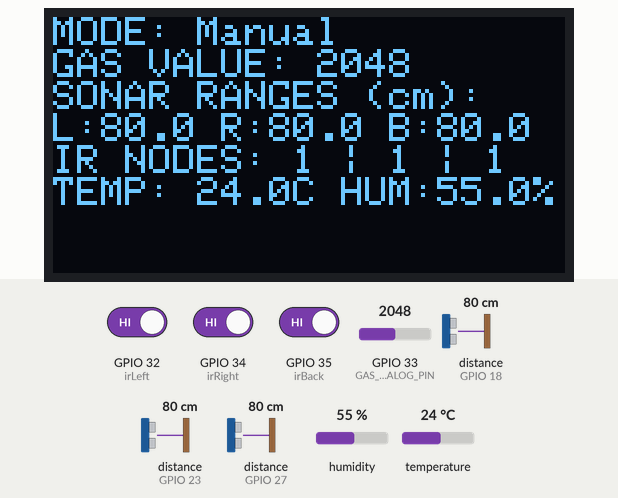
The sketch below on a simulated ESP32. On the bench: 128×64 one-colour display. Wiring (inferred from the names in the program): 3 × ultrasonic range finder: trigger GPIO 5, echo GPIO 18 / trigger GPIO 15, echo GPIO 23 / trigger GPIO 26, echo GPIO 27. The test bench sets the inputs (shaded band); at power-on: distance to the obstacle (sensors on GPIO 18, GPIO 23, GPIO 27) 80 cm, GPIO 32 (irLeft) HIGH, GPIO 33 (GAS_ANALOG_PIN) = 2048, humidity 55 %, GPIO 34 (irRight) HIGH, GPIO 35 (irBack) HIGH, temperature 24 °C. The echo pulse lasts 58.3 µs per cm; what the sketch prints to the serial monitor is not drawn.

Above: at 2.2 s.
2.3 s: distance to the obstacle (sensor on GPIO 18) set to 2 cm
At 3.3 s:
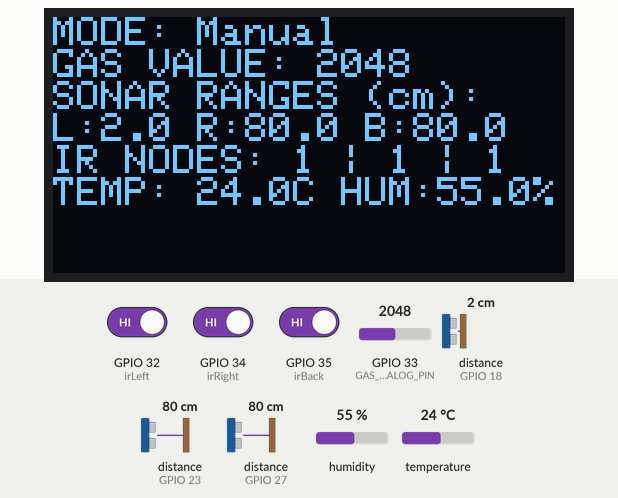
3.8 s: GPIO 32 (irLeft) driven LOW
At 4.6 s:
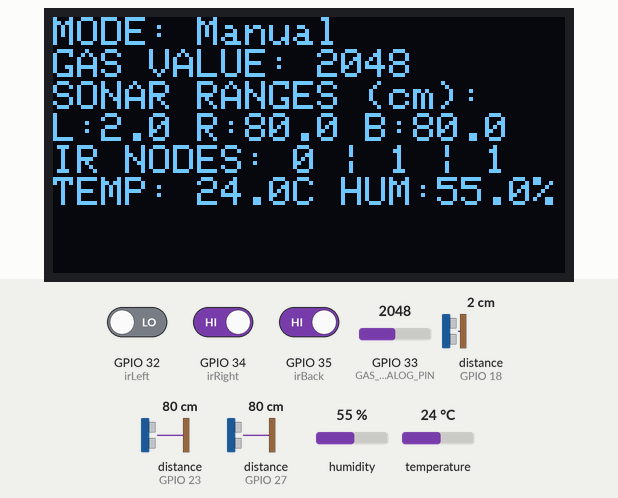
5.3 s: GPIO 33 (GAS_ANALOG_PIN) set to 1050
At 5.8 s:
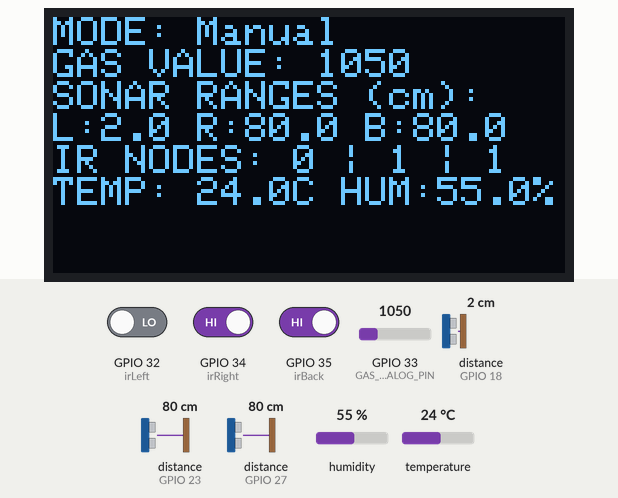
6.8 s: GPIO 33 (GAS_ANALOG_PIN) set to 940
At 8.1 s:
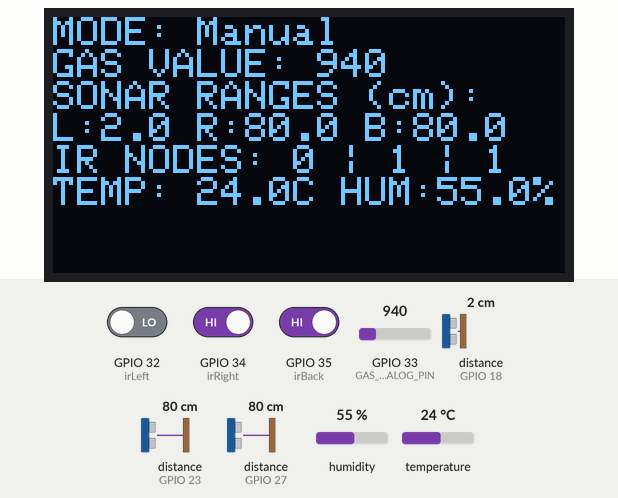
8.4 s: humidity set to 22 %
At 9.9 s:
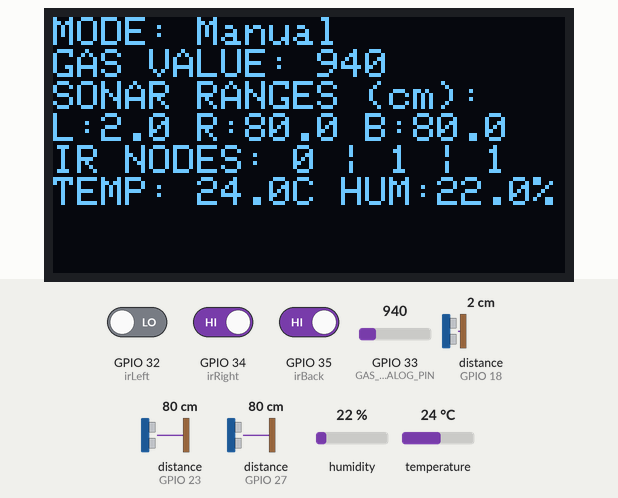
11.0 s: distance to the obstacle (sensor on GPIO 23) set to 2 cm
At 11.4 s:
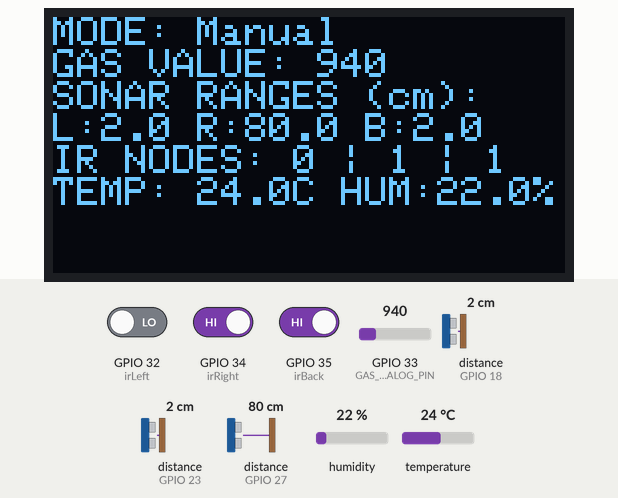
Timing chart, 0 to 13.6 s (numbered marks = the images above; inputs shaded):
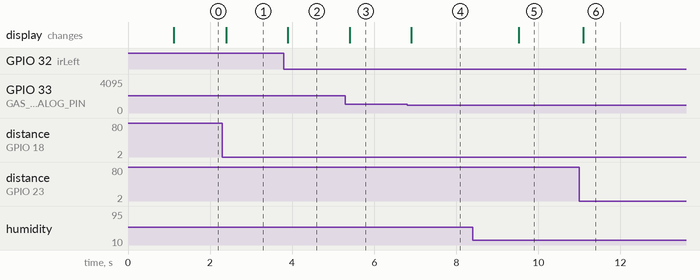

The sketch:

esp32_telemetry.ino
```cpp
#include <ArduinoJson.h>
#include <DHT.h>
#include <Wire.h>
#include <Adafruit_GFX.h>
#include <Adafruit_SSD1306.h>

// --- OLED DISPLAY CONFIGURATION ---
#define SCREEN_WIDTH 128
#define SCREEN_HEIGHT 64
#define OLED_RESET    -1
Adafruit_SSD1306 display(SCREEN_WIDTH, SCREEN_HEIGHT, &Wire, OLED_RESET);

// --- DHT11 CONFIGURATION ---
#define DHTPIN 4
#define DHTTYPE DHT11
DHT dht(DHTPIN, DHTTYPE);

// --- MQ-2 GAS CONFIGURATION ---
#define GAS_ANALOG_PIN 33

// --- ULTRASONIC SONAR CONFIGURATION ---
const int trigLeft  = 5;   const int echoLeft  = 18;
const int trigRight = 26;  const int echoRight = 27;
const int trigBack  = 15;  const int echoBack  = 23;

// --- IR PROXIMITY CONFIGURATION ---
const int irLeft  = 32;
const int irRight = 34;
const int irBack  = 35;

// --- SYSTEM RUNTIME VARIABLES ---
unsigned long lastTelemetryTime = 0;
const unsigned long telemetryInterval = 100;

String systemMode = "Manual";
String navStatus = "SYSTEMS ONLINE";
float currentLat = 23.75610;
float currentLon = 90.42440;
float compassHeading = 59.0;
int batteryPercentage = 100;

void setup() {
  // Primary Serial over USB link connecting to Raspberry Pi
  Serial.begin(115200);

  // Hardware Serial2 initialization to command the Arduino Uno
  // Pin 16 acts as RX2 (from Uno TX), Pin 17 acts as TX2 (to Uno RX)
  Serial2.begin(9600, SERIAL_8N1, 16, 17);

  // Explicitly initialize I2C on pins 21 and 22
  Wire.begin(21, 22);
  Wire.setClock(400000); // Set to fast I2C clock speed for smoother screen rendering

  // Initialize display across alternate standard addresses with dynamic fallback
  if(!display.begin(SSD1306_SWITCHCAPVCC, 0x3C)) {
    Serial.println(F("[WARN]: Failed on 0x3C. Trying alternate 0x3D..."));
    if(!display.begin(SSD1306_SWITCHCAPVCC, 0x3D)) {
      Serial.println(F("[ERROR]: SSD1306 screen allocation failed completely."));
    }
  }

  // Initial Boot Screen Flush
  display.clearDisplay();
  display.setTextSize(1);
  display.setTextColor(SSD1306_WHITE);
  display.setCursor(0,0);
  display.println("=====================");
  display.println("  MISSION FAIL BOT   ");
  display.println("  TELEMETRY ONLINE   ");
  display.println("=====================");
  display.display();
  delay(1000);

  dht.begin();
  pinMode(GAS_ANALOG_PIN, INPUT);

  // Initialize Ultrasonic Pins
  pinMode(trigLeft, OUTPUT);  pinMode(echoLeft, INPUT);
  pinMode(trigRight, OUTPUT); pinMode(echoRight, INPUT);
  pinMode(trigBack, OUTPUT);  pinMode(echoBack, INPUT);

  // Initialize IR Pins
  pinMode(irLeft, INPUT);
  pinMode(irRight, INPUT);
  pinMode(irBack, INPUT);
}

void loop() {
  unsigned long currentTime = millis();

  if (currentTime - lastTelemetryTime >= telemetryInterval) {
    lastTelemetryTime = currentTime;

    // Read Environmental Matrix Values
    float h = dht.readHumidity();
    float t = dht.readTemperature();
    int gasVal = analogRead(GAS_ANALOG_PIN);

    if (isnan(h) || isnan(t)) { h = 0.0; t = 0.0; }

    // Read Sonic Proximity Data
    float distanceLeft  = readUltrasonic(trigLeft, echoLeft);
    float distanceRight = readUltrasonic(trigRight, echoRight);
    float distanceBack  = readUltrasonic(trigBack, echoBack);

    // Read IR Pin Vectors
    int stateIRLeft  = digitalRead(irLeft);
    int stateIRRight = digitalRead(irRight);
    int stateIRBack  = digitalRead(irBack);

    // Alert Status Determination Logic
    if (stateIRLeft == 0 || stateIRRight == 0 || stateIRBack == 0) {
      navStatus = "PROXIMITY CRITICAL: IR collision vector active!";
    } else if (distanceLeft < 30.0 || distanceRight < 30.0 || distanceBack < 30.0) {
      navStatus = "PROXIMITY CRITICAL: Ultrasonic obstacle stop triggered!";
    } else if (gasVal > 900) {
      navStatus = "ALERT: HAZARDOUS GAS THRESHOLD DETECTED";
    } else {
      navStatus = "PATH CLEAR / NOMINAL";
    }

    // Refresh Local Physical OLED Display Readouts
    display.clearDisplay();
    display.setCursor(0,0);
    display.printf("MODE: %s\n", systemMode.c_str());
    display.printf("GAS VALUE: %d\n", gasVal);
    display.println("SONAR RANGES (cm):");
    display.printf("L:%.1f R:%.1f B:%.1f\n", distanceLeft, distanceRight, distanceBack);
    display.printf("IR NODES: %d | %d | %d\n", stateIRLeft, stateIRRight, stateIRBack);
    display.printf("TEMP: %.1fC HUM:%.1f%%\n", t, h);
    display.display();

    // Pack telemetry payload frame configurations to send over USB to Raspberry Pi
    StaticJsonDocument<512> doc;
    doc["mode"] = systemMode;
    doc["status"] = navStatus;
    doc["lat"] = currentLat;
    doc["lon"] = currentLon;
    doc["heading"] = compassHeading;
    doc["battery"] = batteryPercentage;
    doc["temperature"] = t;
    doc["humidity"] = h;
    doc["gas_level"] = gasVal;
    doc["sonar_left"] = distanceLeft;
    doc["sonar_right"] = distanceRight;
    doc["sonar_back"] = distanceBack;
    doc["ir_left"] = stateIRLeft;
    doc["ir_right"] = stateIRRight;
    doc["ir_back"] = stateIRBack;

    serializeJson(doc, Serial);
    Serial.println();
  }

  // Check incoming controller commands from Python application running on the Pi
  if (Serial.available() > 0) {
    String inboundData = Serial.readStringUntil('\n');
    inboundData.trim();

    // Parse commands and push single character bytes out to the Uno via Serial2
    if (inboundData == "FORWARD") {
      systemMode = "Manual";
      Serial2.print('F');
    }
    else if (inboundData == "BACKWARD") {
      systemMode = "Manual";
      Serial2.print('B');
    }
    else if (inboundData == "LEFT") {
      systemMode = "Manual";
      Serial2.print('L');
    }
    else if (inboundData == "RIGHT") {
      systemMode = "Manual";
      Serial2.print('R');
    }
    else if (inboundData == "STOP") {
      systemMode = "Manual";
      Serial2.print('S');
    }
  }
}

float readUltrasonic(int trigPin, int echoPin) {
  // Ensure trigger pin is low and clear beforehand
  digitalWrite(trigPin, LOW);
  delayMicroseconds(4);

  // Issue clean square wave pulse
  digitalWrite(trigPin, HIGH);
  delayMicroseconds(10);
  digitalWrite(trigPin, LOW);

  // Capture echo pulse with a relaxed timeout window (45000us) to handle mixed logic voltage shifts
  long duration = pulseIn(echoPin, HIGH, 45000);

  // Standard out-of-range limit catch
  if (duration == 0 || duration > 40000) return 400.0;

  // Calculate distance in centimeters
  return (duration * 0.0343) / 2.0;
}
```

Measured:
- after the input at 2.3 s, the display: changes after 0.09 s (image 1)
- after the input at 3.8 s, the display: changes after 0.10 s (image 2)
- after the input at 5.3 s, the display: changes after 0.10 s (image 3)
- after the input at 6.8 s, the display: changes after 0.10 s (image 4)
- after the input at 8.4 s, the display: changes after 1.1 s (image 5)
- after the input at 11.0 s, the display: changes after 0.10 s (image 6)
